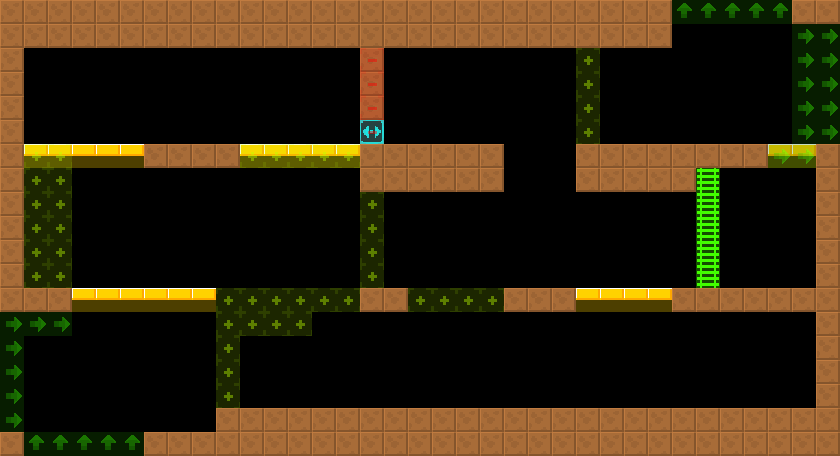

A 2D game scene composited from a Tiled map and its tileset images. What follows is a short description and the map's XML, with each tile layer's data collapsed to a summary:
An orthogonal 35x19 tile map with 24x24 px tiles, 2 tile layers (col, lnk), 2 tilesets and 1 object (BreakableGround).

<map version="1.4" tiledversion="1.4.2" orientation="orthogonal" renderorder="right-down" width="35" height="19" tilewidth="24" tileheight="24" infinite="0" nextlayerid="4" nextobjectid="8">
 <tileset firstgid="6" source="../../lnk.tsx" />
 <tileset firstgid="1" source="../../col.tsx" />
 <layer id="1" name="col" width="35" height="19">
  <data>[665 cells, 209 non-empty, 4 distinct tile ids]</data>
 </layer>
 <layer id="2" name="lnk" width="35" height="19" opacity="0.5">
  <data>[665 cells, 75 non-empty, 4 distinct tile ids]</data>
 </layer>
 <objectgroup id="3" name="markers" opacity="0.5">
  <object id="1" name="BreakableGround" type="BreakableGround" x="408" y="288" width="96" height="24">
   <properties>
    <property name="yr" value="0" />
    <property name="xr" value="0" />
   </properties>
  </object>
 </objectgroup>
</map>
